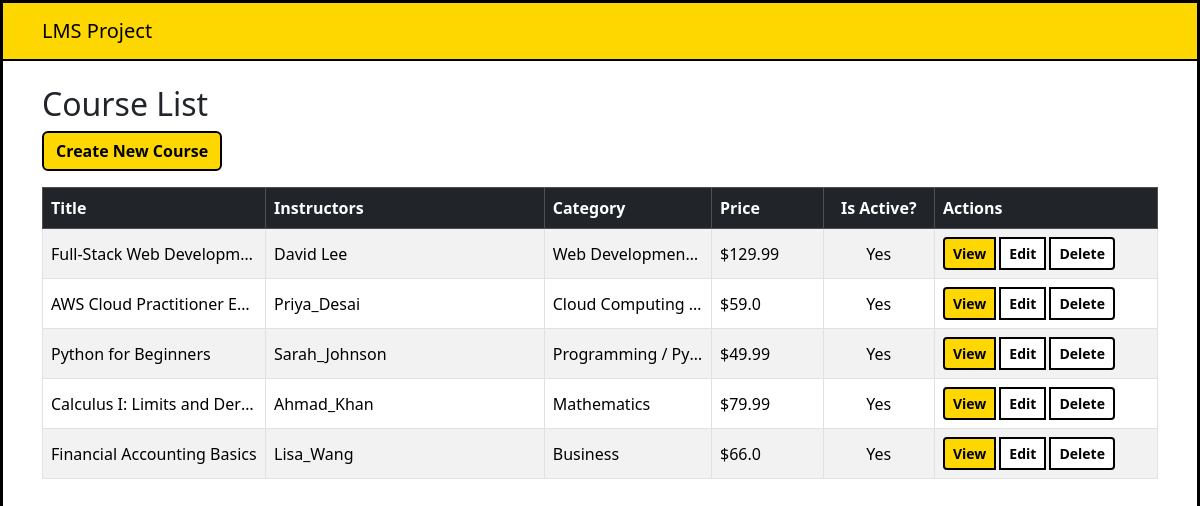
The app's page /courses/ (signed in) with its own data.
### core/models.py (models this page shows, shortened)
class Course(models.Model):
    title = models.CharField(max_length=255)
    description = models.TextField(blank=True)
    banner = models.ImageField(upload_to='banners/', null=True, blank=True)
    price = models.FloatField()
    duration = models.IntegerField(help_text="Duration in hours")
    category = models.ForeignKey(Category, on_delete=models.CASCADE)
    instructors = models.ManyToManyField(User)
    is_active = models.BooleanField(default=True)
    created_at = models.DateTimeField(auto_now_add=True)
    updated_at = models.DateTimeField(auto_now=True)

class Category(models.Model):
    title = models.CharField(max_length=255)
    description = models.TextField(blank=True)
    is_active = models.BooleanField(default=True)
    created_at = models.DateTimeField(auto_now_add=True)
    updated_at = models.DateTimeField(auto_now=True)

### core/views.py (the view)
# urls.py: path('courses/', views.course_list, name='course_list'),
@staff_member_required
def course_list(request):
    courses = Course.objects.filter(is_active=True)
    return render(request, 'core/course/list.html', {'courses': courses})

### core/templates/core/course/list.html
{% extends 'base.html' %}
{% block content %}
<h2 class="mt-4">Course List</h2>
<a href="{% url 'course_create' %}" class="btn btn-yellow mb-3">Create New Course</a>
<table class="table table-bordered table-striped table-fixed">
    <thead class="table-dark">
        <tr>
            <th class="col-title">Title</th>
            <th class="col-instructors">Instructors</th>
            <th class="col-category">Category</th>
            <th class="col-price">Price</th>
            <th class="col-active">Is Active?</th>
            <th class="col-actions">Actions</th>
        </tr>
    </thead>
    <tbody>
        {% for course in courses %}
        <tr>
            <td class="truncate-ellipsis" title="{{ course.title }}">{{ course.title }}</td>
            <td class="truncate-ellipsis" title="{% for instructor in course.instructors.all %}{{ instructor.username }}{% if not forloop.last %}, {% endif %}{% endfor %}">
                {% for instructor in course.instructors.all %}
                    {{ instructor.username }}{% if not forloop.last %}, {% endif %}
                {% empty %}
                    <em>No instructor</em>
                {% endfor %}
            </td>
            <td>{{ course.category.title }}</td>
            <td>${{ course.price }}</td>
            <td class="text-center">{{ course.is_active|yesno:"Yes,No" }}</td>
            <td>
                <div class="btn-group" role="group" aria-label="Actions">
                    <a href="{% url 'course_detail' course.pk %}" class="btn btn-sm btn-yellow">View</a>
                    <a href="{% url 'course_update' course.pk %}" class="btn btn-sm btn-outline-black">Edit</a>
                    <a href="{% url 'course_delete' course.pk %}" class="btn btn-sm btn-outline-black">Delete</a>
                </div>
            </td>
        </tr>
        {% endfor %}
    </tbody>
</table>
{% endblock %}

### core/templates/base.html (style rules this page uses)
body { background-color: white; border: 3px solid black; min-height: 100vh; }
.btn-yellow { background-color: #FFD700; color: black; border: 2px solid black; font-weight: bold; }
.btn-outline-black { border: 2px solid black; color: black; background-color: white; font-weight: bold; }
.truncate-ellipsis { max-width: 300px; white-space: nowrap; overflow: hidden; text-overflow: ellipsis; }
.table-fixed { table-layout: fixed; width: 100%; }
.table-fixed th, .table-fixed td { overflow: hidden; text-overflow: ellipsis; white-space: nowrap; vertical-align: middle; }
.col-title { width: 20%; }
.col-instructors { width: 25%; }
.col-category { width: 15%; }
.col-price { width: 10%; }
.col-active { width: 10%; text-align: center; }
.col-actions { width: 20%; white-space: nowrap; }
.btn-group .btn { margin-right: 4px; margin-bottom: 0; }

### records on screen
Course: title "Full-Stack Web Developm…", category "Web Developmen…", price "129.99", is_active "Yes"
Course: title "AWS Cloud Practitioner Es…", category "Cloud Computing…", price "59.0", is_active "Yes"
Course: title "Python for Beginners", category "Programming / Py…", price "49.99", is_active "Yes"
Course: title "Calculus I: Limits and Der…", category "Mathematics", price "79.99", is_active "Yes"
Course: title "Financial Accounting Basics", category "Business", price "66.0", is_active "Yes"

### other values on screen
{{ instructor.username }} "David Lee"
{{ instructor.username }} "Priya_Desai"
{{ instructor.username }} "Sarah_Johnson"
{{ instructor.username }} "Ahmad_Khan"
{{ instructor.username }} "Lisa_Wang"
